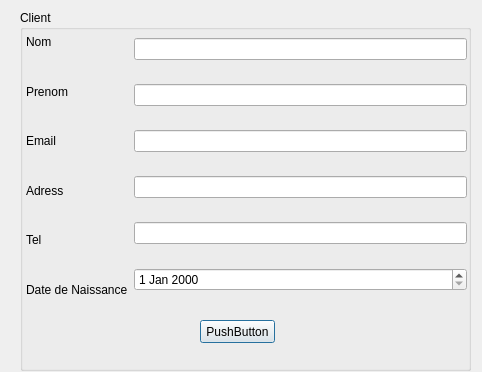
<?xml version="1.0" encoding="UTF-8"?>
<ui version="4.0">
 <class>formClient</class>
 <widget class="QDialog" name="formClient">
  <property name="geometry">
   <rect>
    <x>0</x>
    <y>0</y>
    <width>482</width>
    <height>372</height>
   </rect>
  </property>
  <property name="windowTitle">
   <string>Dialog</string>
  </property>
  <property name="styleSheet">
   <string notr="true"/>
  </property>
  <widget class="QGroupBox" name="groupBox">
   <property name="geometry">
    <rect>
     <x>20</x>
     <y>10</y>
     <width>451</width>
     <height>361</height>
    </rect>
   </property>
   <property name="title">
    <string>Client</string>
   </property>
   <widget class="QPushButton" name="pushButton">
    <property name="geometry">
     <rect>
      <x>180</x>
      <y>310</y>
      <width>75</width>
      <height>23</height>
     </rect>
    </property>
    <property name="text">
     <string>PushButton</string>
    </property>
   </widget>
   <widget class="QWidget" name="layoutWidget">
    <property name="geometry">
     <rect>
      <x>6</x>
      <y>10</y>
      <width>441</width>
      <height>291</height>
     </rect>
    </property>
    <layout class="QHBoxLayout" name="horizontalLayout">
     <item>
      <layout class="QVBoxLayout" name="verticalLayout_2">
       <item>
        <widget class="QLabel" name="label">
         <property name="text">
          <string>Nom</string>
         </property>
        </widget>
       </item>
       <item>
        <widget class="QLabel" name="label_2">
         <property name="text">
          <string>Prenom</string>
         </property>
        </widget>
       </item>
       <item>
        <widget class="QLabel" name="label_3">
         <property name="text">
          <string>Email</string>
         </property>
        </widget>
       </item>
       <item>
        <widget class="QLabel" name="label_4">
         <property name="text">
          <string>Adress</string>
         </property>
        </widget>
       </item>
       <item>
        <widget class="QLabel" name="label_5">
         <property name="text">
          <string>Tel</string>
         </property>
        </widget>
       </item>
       <item>
        <widget class="QLabel" name="label_6">
         <property name="text">
          <string>Date de Naissance</string>
         </property>
        </widget>
       </item>
      </layout>
     </item>
     <item>
      <layout class="QVBoxLayout" name="verticalLayout">
       <item>
        <widget class="QLineEdit" name="input_nom"/>
       </item>
       <item>
        <widget class="QLineEdit" name="input_prenom"/>
       </item>
       <item>
        <widget class="QLineEdit" name="input_mail"/>
       </item>
       <item>
        <widget class="QLineEdit" name="input_adress"/>
       </item>
       <item>
        <widget class="QLineEdit" name="input_tel"/>
       </item>
       <item>
        <widget class="QDateEdit" name="input_date"/>
       </item>
      </layout>
     </item>
    </layout>
   </widget>
  </widget>
 </widget>
 <resources/>
 <connections/>
</ui>
